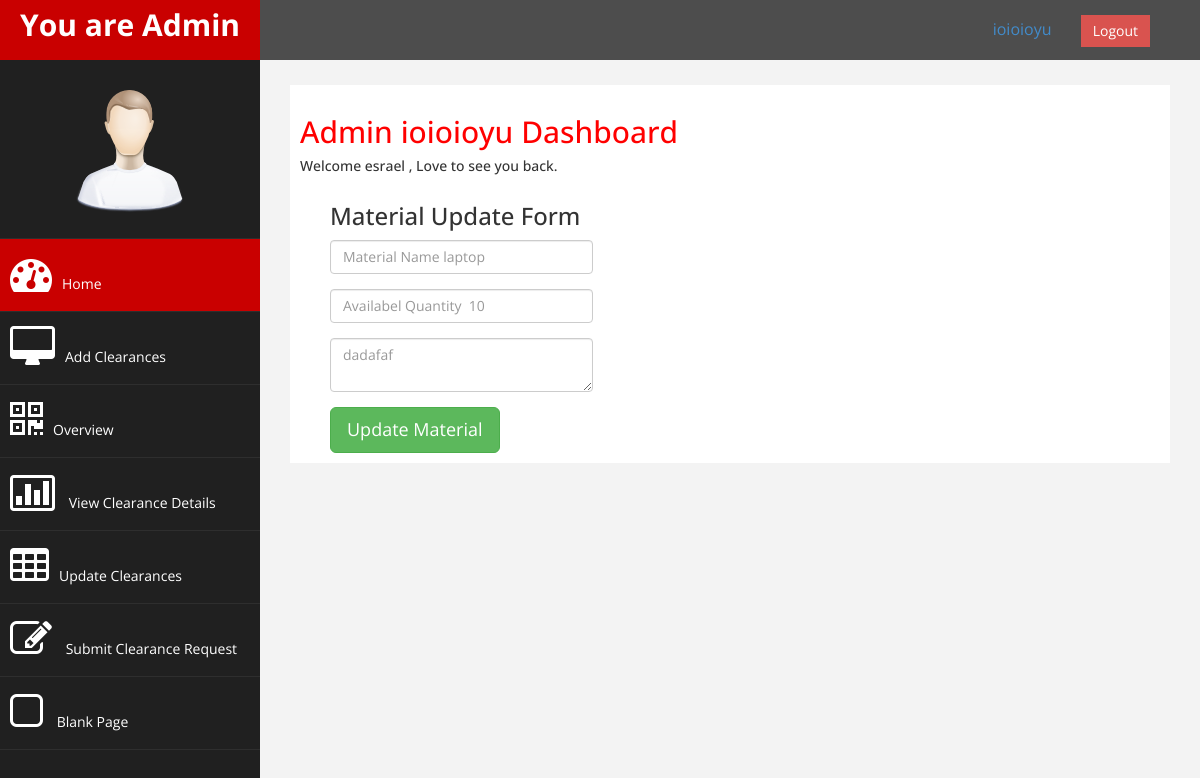
Screenshot of /pages/updateMaterial.php?id=3 (signed in) with the database file from the repository.
### tables this page shows
CREATE TABLE `material` (
  `id` int(11) NOT NULL,
  `name` varchar(255) NOT NULL,
  `in_charge` int(11) NOT NULL,
  `available_quantity` int(11) NOT NULL,
  `description` text NOT NULL,
  `date` timestamp NOT NULL DEFAULT current_timestamp()
);

### pages/updateMaterial.php (the view, shortened to what this page needs)
<?php
include "../db.inc.php";
if (!isset($_SESSION['id'])) {
    header("Location:../login.php?error=Login Here First!");
} else {
if(isset($_GET['id'])){
    $id = $_GET['id'];
    $sql = "SELECT * FROM material where id =$id";
    $result = mysqli_query($conn,$sql);
    if($result ->num_rows >0){
        $row = mysqli_fetch_assoc($result);
    }
}
?>
    <!DOCTYPE html>
    <html xmlns="http://www.w3.org/1999/xhtml">
    <head>
        <link href="../css/bootstrap.css" rel="stylesheet" />
        <link href="../css/font-awesome.css" rel="stylesheet" />
        <link href="../js/morris/morris-0.4.3.min.css" rel="stylesheet" />
        <link href="../css/custom.css" rel="stylesheet" />
    </head>
    <body>
        <div id="wrapper">
            <nav class="navbar navbar-default navbar-cls-top " role="navigation" style="margin-bottom: 0">
                <div class="navbar-header">
                    <a class="navbar-brand" href="index.html">You are <?php echo $_SESSION['user_role'] ?></a>
                </div>
                <div style="color: white;
padding: 15px 50px 5px 50px;
float: right;
font-size: 16px;"> <a style="margin-right: 25px;"><?php echo $_SESSION['office'] . '   '  ?> </a> <a href="./logout.php" class="btn btn-danger square-btn-adjust">Logout</a> </div>
            </nav>
            <nav class="navbar-default navbar-side" role="navigation">
                <div class="sidebar-collapse">
                    <ul class="nav" id="main-menu">
                        <li class="text-center">
                            <img src="../img/find_user.png" class="user-image img-responsive" />
                        </li>
                        <li>
                            <a class="active-menu" href="./index.php"><i class="fa fa-dashboard fa-3x"></i>Home</a>
                        </li>
                        <li>
                            <a href="./addClerance.php"><i class="fa fa-desktop fa-3x"></i>Add Clearances</a>
                        </li>
                        <li>
                            <a href="./index.php"><i class="fa fa-qrcode fa-3x"></i>Overview</a>
                        </li>
                        <li>
                            <a href="./index.php"><i class="fa fa-bar-chart-o fa-3x"></i> View Clearance Details</a>
                        </li>
                        <li>
                            <a href="./index.php"><i class="fa fa-table fa-3x"></i>Update Clearances</a>
                        </li>
                        <li>
                            <a href="form.html"><i class="fa fa-edit fa-3x"></i> Submit Clearance Request </a>
                        </li>
                        <li>
                            <a href="blank.html"><i class="fa fa-square-o fa-3x"></i> Blank Page</a>
                        </li>
                    </ul>
                </div>
            </nav>
            <div id="page-wrapper">
                <div id="page-inner">
                    <div class="row">
                        <div class="col-md-12">
                            <h2>Admin <?php echo $_SESSION['office'] . '   '  ?> Dashboard</h2>
                            <h5>Welcome <?php echo $_SESSION['userName'] ?> , Love to see you back. </h5>
                        </div>
                    </div>
                    <div class="row">
                    <div class="col-md-8">
                            <div class="col-md-10">
                                <div class="col-md-8">
                                <h3>Material Update Form</h3>
                                <form role="form" action="" method="POST">
                                    <div class="form-group">
                                        <input class="form-control" name="name" placeholder="Material Name <?php echo $row['name'] ?>" />
                                    </div>
                                    <div class="form-group">
                                        <input class="form-control" type="number" min="1" name="quantity" placeholder="Availabel Quantity  <?php echo $row['available_quantity']?>" />
                                    </div>
                                    <div class="form-group">
                                        <textarea class="form-control" name="desc" placeholder="<?php echo $row['description'] ?>"></textarea>
                                    </div>
                                    <button type="submit" name="update_material" class="btn btn-success btn-lg">Update Material</button>
                                </form>
                            </div>
                        </div>
                    </div>
                </div>
            </div>
        </div>
        </div>
    </body>
    </html>
<?php } ?>

### css/custom.css (style rules this page uses)
body { font-family: 'Open Sans', sans-serif; }
#wrapper { width: 100%; background:#202020; }
#page-wrapper { padding: 15px 15px; min-height: 600px; background:#F3F3F3; }
#page-inner { width:100%; margin:10px 20px 10px 0px; background-color:#fff!important; padding:10px; min-height:1200px; }
.text-center { text-align:center; }
h2 { color: #f00; }
.square-btn-adjust { border: 0px solid transparent; -webkit-border-radius: 0px; -moz-border-radius: 0px; border-radius: 0px; }
.user-image { margin: 25px auto; -webkit-border-radius: 10px; -moz-border-radius: 10px; border-radius: 10px; max-height:170px; max-width:170px; }
.navbar-cls-top .navbar-brand { color: #fff; background: #C90000; width: 260px; text-align: center; height: 60px; font-size: 30px; font-weight: 700; }
.active-menu { background-color:#C90000!important; }
.sidebar-collapse , .sidebar-collapse .nav { background:none; }
.sidebar-collapse .nav { padding:0; }
.sidebar-collapse .nav > li > a { color:#fff; background:#202020; text-shadow:none; }
.sidebar-collapse > .nav > li > a { padding:15px 10px; }
.sidebar-collapse > .nav > li { border-bottom: 1px solid rgba(107, 108, 109, 0.19); }
.navbar-side { border:none; background-color: #202020; }
.navbar-cls-top { background:#4D4D4D; border-bottom:none; }
.navbar-default { border:0px solid black; }
.navbar-header { background: #A70303; }
.nav > li > a > i { margin-right:10px; }
@media (min-width:768px) { #page-wrapper { margin: 0 0 0 260px; padding: 15px 30px; min-height: 1200px; } }
@media (min-width:768px) { .navbar-side { z-index: 1; position: absolute; width: 260px; } }
@media (min-width:768px) { .navbar { border-radius: 0px; } }

### pages/updateMaterial.php (style rules this page uses)
#page-inner { min-height: 50px !important; }

### rows the page displays
material: name "Material Name laptop", quantity "Availabel Quantity 10", desc "dadafaf"

### other values shown
$_SESSION['user_role'] "Admin"
$_SESSION['office'] "ioioioyu"
$_SESSION['userName'] "esrael"
